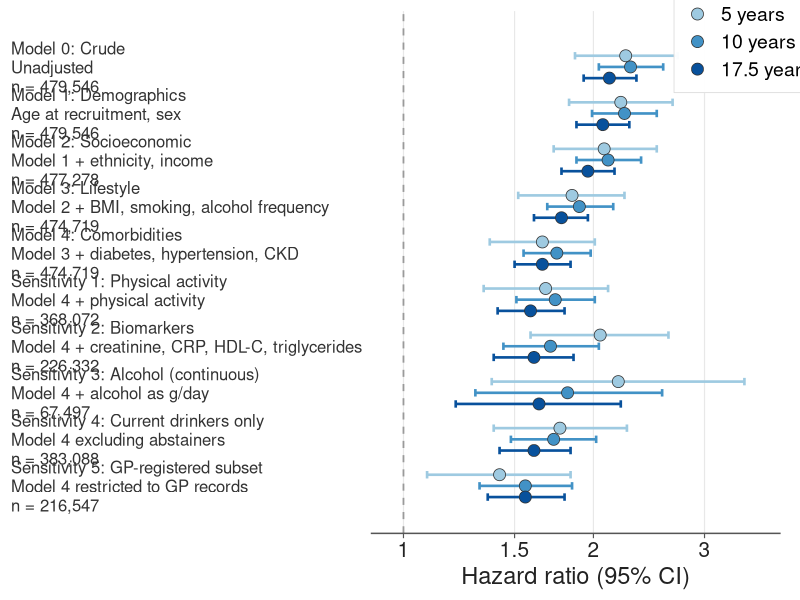
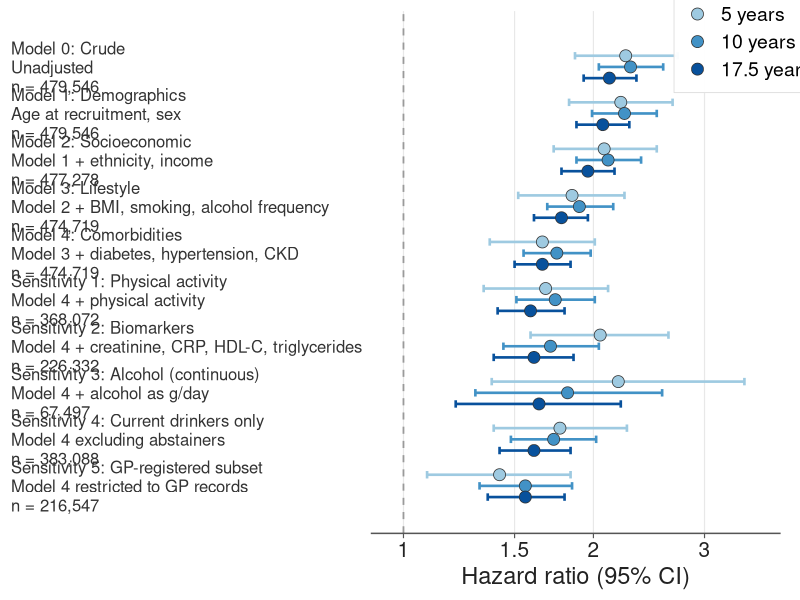

Source code (R) for these figures, in order:
# =============================================================================
# Forest plot — prior UTI and incident liver disease (UK Biobank)
# 10 models x 3 follow-up windows
# =============================================================================
library(ggplot2)

# ---- 1. Model structure (all 10 models) ------------------------------------
models <- tibble::tribble(
  ~order, ~model,                                  ~detail,                                           ~n,
  1L, "Model 0: Crude",                      "Unadjusted",                                       479546,
  2L, "Model 1: Demographics",               "Age at recruitment, sex",                          479546,
  3L, "Model 2: Socioeconomic",              "Model 1 + ethnicity, income",                      477278,
  4L, "Model 3: Lifestyle",                  "Model 2 + BMI, smoking, alcohol frequency",        474719,
  5L, "Model 4: Comorbidities",              "Model 3 + diabetes, hypertension, CKD",            474719,
  6L, "Sensitivity 1: Physical activity",    "Model 4 + physical activity",                      368072,
  7L, "Sensitivity 2: Biomarkers",           "Model 4 + creatinine, CRP, HDL-C, triglycerides",  226332,
  8L, "Sensitivity 3: Alcohol (continuous)", "Model 4 + alcohol as g/day",                       67497,
  9L, "Sensitivity 4: Current drinkers only","Model 4 excluding abstainers",                     383088,
  10L,"Sensitivity 5: GP-registered subset", "Model 4 restricted to GP records",                 216547
)
models$yc <- max(models$order) - models$order + 1   # Model 0 at the top

# ---- 2. Estimates (data from the table) -------------------------------
est <- tibble::tribble(
  ~order, ~horizon,     ~events,  ~hr,   ~lo,   ~hi,   ~p,
  1L,  "5 years",     3990,  2.25, 1.87, 2.72, "<0.0001",
  1L,  "10 years",   10275,  2.29, 2.04, 2.58, "<0.0001",
  1L,  "17.5 years", 16561,  2.12, 1.93, 2.34, "<0.0001",
  2L,  "5 years",     3990,  2.21, 1.83, 2.67, "<0.0001",
  2L,  "10 years",   10275,  2.24, 1.99, 2.52, "<0.0001",
  2L,  "17.5 years", 16561,  2.07, 1.88, 2.28, "<0.0001",
  3L,  "5 years",     3964,  2.08, 1.73, 2.52, "<0.0001",
  3L,  "10 years",   10222,  2.11, 1.88, 2.38, "<0.0001",
  3L,  "17.5 years", 16475,  1.96, 1.78, 2.16, "<0.0001",
  4L,  "5 years",     3904,  1.85, 1.52, 2.24, "<0.0001",
  4L,  "10 years",   10120,  1.90, 1.69, 2.15, "<0.0001",
  4L,  "17.5 years", 16326,  1.78, 1.61, 1.96, "<0.0001",
  5L,  "5 years",     3904,  1.66, 1.37, 2.01, "<0.0001",
  5L,  "10 years",   10120,  1.75, 1.55, 1.98, "<0.0001",
  5L,  "17.5 years", 16326,  1.66, 1.50, 1.84, "<0.0001",
  6L,  "5 years",     2888,  1.68, 1.34, 2.11, "<0.0001",
  6L,  "10 years",    7408,  1.74, 1.51, 2.01, "<0.0001",
  6L,  "17.5 years", 11949,  1.59, 1.41, 1.80, "<0.0001",
  7L,  "5 years",     1919,  2.05, 1.59, 2.63, "<0.0001",
  7L,  "10 years",    4824,  1.71, 1.44, 2.04, "<0.0001",
  7L,  "17.5 years",  7837,  1.61, 1.39, 1.86, "<0.0001",
  8L,  "5 years",      586,  2.19, 1.38, 3.47, "0.0009",
  8L,  "10 years",    1328,  1.82, 1.30, 2.57, "0.0006",
  8L,  "17.5 years",  1989,  1.64, 1.21, 2.21, "0.001",
  9L,  "5 years",     2864,  1.77, 1.39, 2.26, "<0.0001",
  9L,  "10 years",    7513,  1.73, 1.48, 2.02, "<0.0001",
  9L,  "17.5 years", 12242,  1.61, 1.42, 1.84, "<0.0001",
  10L, "5 years",     2376,  1.42, 1.09, 1.84, "0.009",
  10L, "10 years",    5520,  1.56, 1.32, 1.85, "<0.0001",
  10L, "17.5 years",  7986,  1.56, 1.36, 1.80, "<0.0001"
)

# ---- 3. Styling for the three follow-up windows ----------------------------
hlev  <- c("5 years", "10 years", "17.5 years")
cols  <- c("5 years" = "#9ecae1", "10 years" = "#4292c6", "17.5 years" = "#08519c")
dodge <- c("5 years" = 0.24, "10 years" = 0.00, "17.5 years" = -0.24)

est$horizon <- factor(est$horizon, levels = hlev)
est$yc <- models$yc[match(est$order, models$order)]
est$y  <- est$yc + dodge[as.character(est$horizon)]

bands <- models[models$order %% 2 == 1, ]          # alternating row shading

ylabs <- sprintf("%s\n%s\nn = %s",                 # model name / adjustment / N
                 models$model, models$detail,
                 formatC(models$n, big.mark = ",", format = "d"))

# ---- 4. Plot ---------------------------------------------------------------
p <- ggplot(est, aes(x = hr, y = y)) +
  geom_rect(data = bands, inherit.aes = FALSE,
            aes(xmin = -Inf, xmax = Inf, ymin = yc - 0.5, ymax = yc + 0.5),
            fill = "#f4f4f4") +
  geom_vline(xintercept = 1, linetype = "dashed", colour = "#9a9a9a", linewidth = 0.6) +
  geom_errorbarh(aes(xmin = lo, xmax = hi, colour = horizon),
                 height = 0.16, linewidth = 0.9, show.legend = FALSE) +
  geom_point(aes(fill = horizon), shape = 21, size = 3.8,
             colour = "#333333", stroke = 0.4) +
  scale_colour_manual(values = cols, guide = "none") +
  scale_fill_manual(values = cols, name = "Follow-up") +
  scale_x_log10(breaks = c(1, 1.5, 2, 3), labels = c("1", "1.5", "2", "3")) +
  scale_y_continuous(breaks = models$yc, labels = ylabs,
                     expand = expansion(add = 0.7)) +
  coord_cartesian(xlim = c(0.95, 3.7), clip = "off") +
  labs(x = "Hazard ratio (95% CI)") +
  theme_minimal(base_size = 14) +
  theme(
    panel.grid          = element_blank(),
    panel.grid.major.x  = element_line(colour = "#e8e8e8", linewidth = 0.4),
    axis.text.y         = element_text(size = 12,  colour = "#333333",
                                       lineheight = 0.95, hjust = 0),
    axis.ticks.y        = element_blank(),
    axis.title.y        = element_blank(),
    axis.text.x         = element_text(size = 15,  colour = "#222222"),
    axis.title.x        = element_text(size = 17,  colour = "#222222"),
    axis.line.x         = element_line(colour = "#555555", linewidth = 0.5),
    axis.ticks.x        = element_line(colour = "#555555", linewidth = 0.4),
    legend.position     = c(0.92, 0.97),
    legend.background   = element_rect(fill = adjustcolor("white", alpha.f = 0.95),
                                       colour = "#dddddd", linewidth = 0.3),
    legend.title        = element_text(face = "bold", size = 15),
    legend.text         = element_text(size = 14),
    legend.key          = element_blank(),
    legend.key.size     = unit(7, "mm"),
    plot.margin         = margin(8, 14, 8, 8)
  )

print(p)

# ---- 5. Save ---------------------------------------------------------------
ggsave("forest_plot_UTI_liver.svg", p, width = 10, height = 9, units = "in", device = function(filename, ...) svglite::svglite(filename, ...))  
